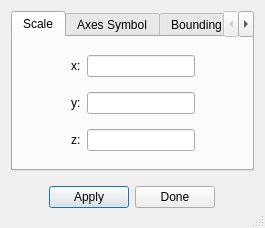
<?xml version="1.0" encoding="UTF-8"?>
<ui version="4.0">
 <class>GeometryDialog</class>
 <widget class="QDialog" name="GeometryDialog">
  <property name="geometry">
   <rect>
    <x>0</x>
    <y>0</y>
    <width>265</width>
    <height>228</height>
   </rect>
  </property>
  <property name="windowTitle">
   <string>Geometry</string>
  </property>
  <property name="sizeGripEnabled">
   <bool>true</bool>
  </property>
  <layout class="QVBoxLayout" name="verticalLayout">
   <item>
    <widget class="QTabWidget" name="tabWidget">
     <property name="currentIndex">
      <number>0</number>
     </property>
     <widget class="QWidget" name="tabScale">
      <attribute name="title">
       <string>Scale</string>
      </attribute>
      <layout class="QGridLayout" name="gridLayout_3">
       <item row="1" column="1">
        <widget class="QLabel" name="label_2">
         <property name="text">
          <string>y:</string>
         </property>
        </widget>
       </item>
       <item row="0" column="1">
        <widget class="QLabel" name="label">
         <property name="text">
          <string>x:</string>
         </property>
        </widget>
       </item>
       <item row="2" column="1">
        <widget class="QLabel" name="label_3">
         <property name="text">
          <string>z:</string>
         </property>
        </widget>
       </item>
       <item row="0" column="0">
        <spacer name="horizontalSpacer_3">
         <property name="orientation">
          <enum>Qt::Horizontal</enum>
         </property>
         <property name="sizeHint" stdset="0">
          <size>
           <width>40</width>
           <height>20</height>
          </size>
         </property>
        </spacer>
       </item>
       <item row="0" column="3">
        <widget class="QLineEdit" name="lineEditXScale"/>
       </item>
       <item row="1" column="3">
        <widget class="QLineEdit" name="lineEditYScale"/>
       </item>
       <item row="2" column="3">
        <widget class="QLineEdit" name="lineEditZScale"/>
       </item>
       <item row="0" column="4">
        <spacer name="horizontalSpacer_4">
         <property name="orientation">
          <enum>Qt::Horizontal</enum>
         </property>
         <property name="sizeHint" stdset="0">
          <size>
           <width>40</width>
           <height>20</height>
          </size>
         </property>
        </spacer>
       </item>
      </layout>
     </widget>
     <widget class="QWidget" name="tabAxesSymbol">
      <attribute name="title">
       <string>Axes Symbol</string>
      </attribute>
      <layout class="QGridLayout" name="gridLayout">
       <item row="1" column="3">
        <widget class="QLabel" name="label_7">
         <property name="text">
          <string>x:</string>
         </property>
        </widget>
       </item>
       <item row="3" column="3">
        <widget class="QLabel" name="label_9">
         <property name="text">
          <string>z:</string>
         </property>
        </widget>
       </item>
       <item row="1" column="1" colspan="2">
        <widget class="QLineEdit" name="lineEditAxesSize"/>
       </item>
       <item row="0" column="0" colspan="2">
        <widget class="QRadioButton" name="radioButtonTube">
         <property name="text">
          <string>Tube</string>
         </property>
        </widget>
       </item>
       <item row="2" column="3">
        <widget class="QLabel" name="label_8">
         <property name="text">
          <string>y:</string>
         </property>
        </widget>
       </item>
       <item row="1" column="4">
        <widget class="QLineEdit" name="lineEditPositionX"/>
       </item>
       <item row="2" column="0" rowspan="2">
        <widget class="QLabel" name="label_6">
         <property name="text">
          <string>Tube Diam</string>
         </property>
         <property name="wordWrap">
          <bool>true</bool>
         </property>
        </widget>
       </item>
       <item row="2" column="1" rowspan="2" colspan="2">
        <widget class="QLineEdit" name="lineEditTubeDiameter"/>
       </item>
       <item row="1" column="0">
        <widget class="QLabel" name="label_5">
         <property name="text">
          <string>Size:</string>
         </property>
        </widget>
       </item>
       <item row="2" column="4">
        <widget class="QLineEdit" name="lineEditPositionY"/>
       </item>
       <item row="0" column="4">
        <widget class="QLabel" name="label_4">
         <property name="text">
          <string>Position:</string>
         </property>
        </widget>
       </item>
       <item row="3" column="4">
        <widget class="QLineEdit" name="lineEditPositionZ"/>
       </item>
       <item row="0" column="2">
        <widget class="QRadioButton" name="radioButtonLine">
         <property name="text">
          <string>Line</string>
         </property>
        </widget>
       </item>
      </layout>
     </widget>
     <widget class="QWidget" name="tab">
      <attribute name="title">
       <string>Bounding Box</string>
      </attribute>
      <layout class="QGridLayout" name="gridLayout_2">
       <item row="0" column="0">
        <spacer name="horizontalSpacer_5">
         <property name="orientation">
          <enum>Qt::Horizontal</enum>
         </property>
         <property name="sizeHint" stdset="0">
          <size>
           <width>77</width>
           <height>20</height>
          </size>
         </property>
        </spacer>
       </item>
       <item row="0" column="1">
        <widget class="QRadioButton" name="radioButtonBlack">
         <property name="text">
          <string>black</string>
         </property>
        </widget>
       </item>
       <item row="1" column="1">
        <widget class="QRadioButton" name="radioButtonGray">
         <property name="text">
          <string>gray</string>
         </property>
        </widget>
       </item>
       <item row="1" column="2">
        <spacer name="horizontalSpacer_6">
         <property name="orientation">
          <enum>Qt::Horizontal</enum>
         </property>
         <property name="sizeHint" stdset="0">
          <size>
           <width>76</width>
           <height>20</height>
          </size>
         </property>
        </spacer>
       </item>
       <item row="2" column="1">
        <widget class="QRadioButton" name="radioButtonWhite">
         <property name="text">
          <string>white</string>
         </property>
        </widget>
       </item>
      </layout>
     </widget>
    </widget>
   </item>
   <item>
    <widget class="QWidget" name="widget" native="true">
     <layout class="QHBoxLayout" name="horizontalLayout">
      <item>
       <spacer name="horizontalSpacer">
        <property name="orientation">
         <enum>Qt::Horizontal</enum>
        </property>
        <property name="sizeHint" stdset="0">
         <size>
          <width>40</width>
          <height>20</height>
         </size>
        </property>
       </spacer>
      </item>
      <item>
       <widget class="QPushButton" name="pushButtonApply">
        <property name="text">
         <string>Apply</string>
        </property>
       </widget>
      </item>
      <item>
       <widget class="QPushButton" name="pushButtonDone">
        <property name="text">
         <string>Done</string>
        </property>
       </widget>
      </item>
      <item>
       <spacer name="horizontalSpacer_2">
        <property name="orientation">
         <enum>Qt::Horizontal</enum>
        </property>
        <property name="sizeHint" stdset="0">
         <size>
          <width>40</width>
          <height>20</height>
         </size>
        </property>
       </spacer>
      </item>
     </layout>
    </widget>
   </item>
  </layout>
 </widget>
 <tabstops>
  <tabstop>tabWidget</tabstop>
  <tabstop>lineEditXScale</tabstop>
  <tabstop>lineEditYScale</tabstop>
  <tabstop>lineEditZScale</tabstop>
  <tabstop>radioButtonTube</tabstop>
  <tabstop>radioButtonLine</tabstop>
  <tabstop>lineEditAxesSize</tabstop>
  <tabstop>lineEditTubeDiameter</tabstop>
  <tabstop>lineEditPositionX</tabstop>
  <tabstop>lineEditPositionY</tabstop>
  <tabstop>lineEditPositionZ</tabstop>
  <tabstop>radioButtonBlack</tabstop>
  <tabstop>radioButtonGray</tabstop>
  <tabstop>radioButtonWhite</tabstop>
  <tabstop>pushButtonApply</tabstop>
  <tabstop>pushButtonDone</tabstop>
 </tabstops>
 <resources/>
 <connections/>
</ui>
